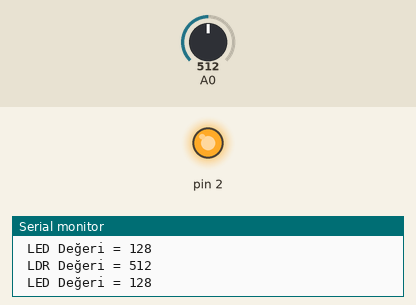
This sketch was run on a simulated Arduino Uno, built with avr-gcc and run on an emulated ATmega328P. Parts: output pins drawn as LEDs (lit = HIGH), the last lines printed to the serial monitor. The test bench sets the inputs (shaded band); at power-on: A0 = 512.

Above: at 1.2 s.
1.3 s: A0 set to 527
At 2.1 s:
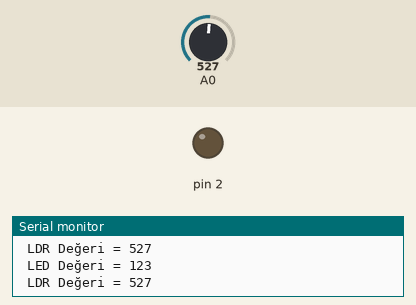
2.8 s: A0 set to 511
At 3.1 s:
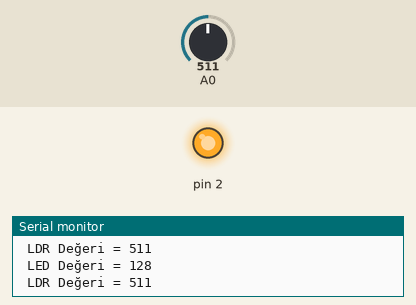
Timing chart, 0 to 5.8 s (numbered marks = the images above; inputs shaded):
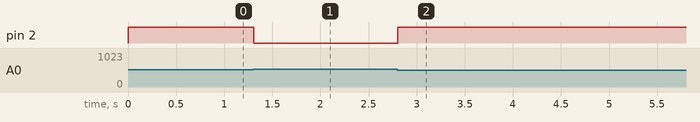

The sketch:

brilliant_hillar1.ino
```cpp
void setup() {
  Serial.begin(9600);
    pinMode(2,OUTPUT);
}

void loop() {
  int LDR = analogRead(A0);
    int LED = map(LDR,974,54,0,255);
  analogWrite(2,LED);
  Serial.print("\t\n LDR Değeri = ");
  Serial.print(LDR);
  Serial.print("\t\n LED Değeri = ");
  Serial.print(LED);
  delay(2);
}
```

Measured:
- the behaviour switches between 512 and 513 on A0 (found by bisection; images 0 and 1)
- after the input at 1.3 s, pin 2: HIGH → LOW at once
- after the input at 2.8 s, pin 2: LOW → HIGH at once
